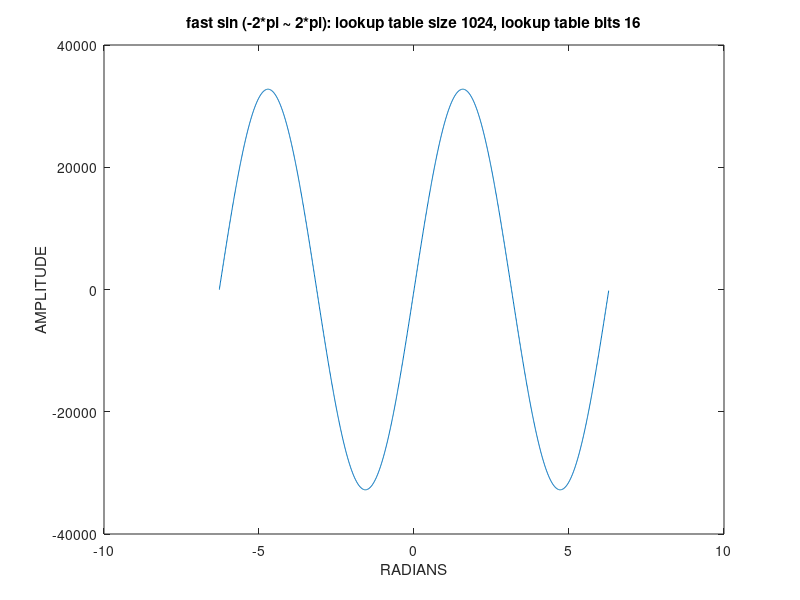
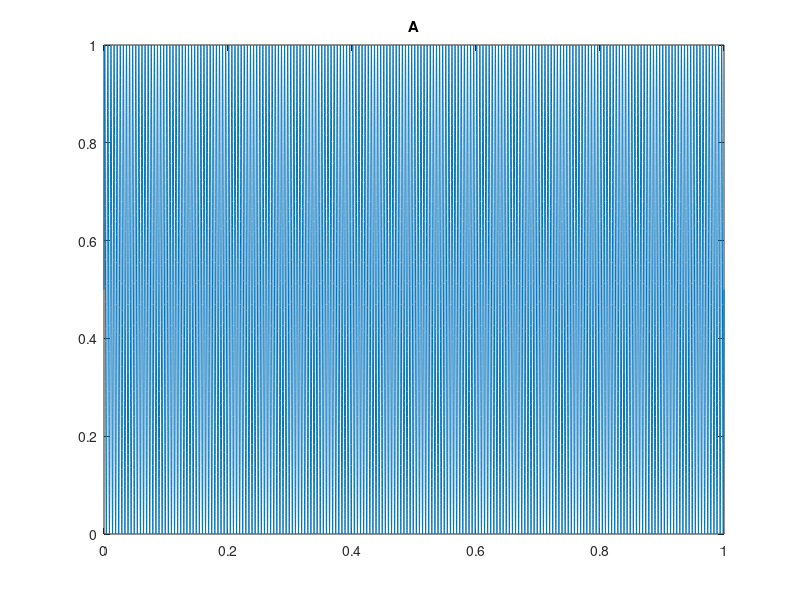
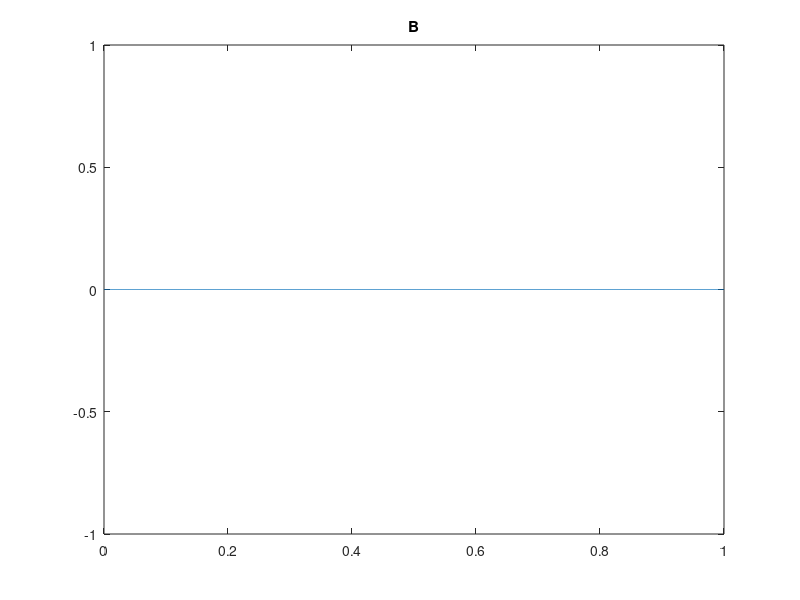
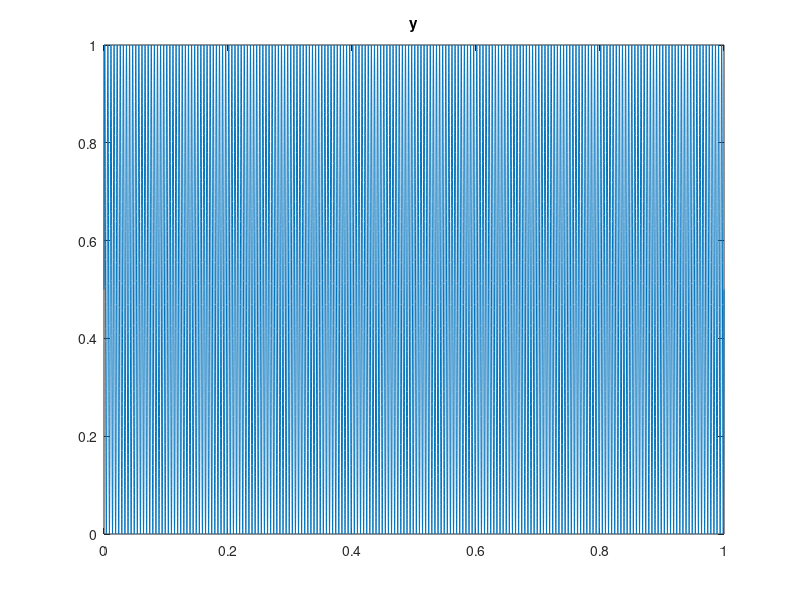

These figures' MATLAB source, in order: (Note: this script raises an error after producing the figures.)
% fid = fopen("demo_audio_s16_pcm_30sec.raw");
% demo_audio_s16_bytes = fread(fid);
% demo_audio_frequncey = 22050;
% fclose(fid);

% disp("Started!");

% demo_audio_normal = [];
% for i = 1:2:rows(demo_audio_s16_bytes)
%     byte1 = demo_audio_s16_bytes(i);
%     byte2 = demo_audio_s16_bytes(i+1);
%     sample = 0;
%     sample = bitor(sample, bitshift(byte2, 8));
%     sample = bitor(sample, byte1);
%     sample = sample / (2^(16)-1);
%     demo_audio_normal(end+1) = sample;
% endfor

% disp("Done!");

% player = audioplayer(demo_audio_normal, demo_audio_frequncey);
% play(player);




% sine lookup table generation
global lookup_table_size;
lookup_table_size = 1024;

lookup_table_bits = 16
lookup_table_max_fixed_point_amplitude = (((2^lookup_table_bits))/2)-1

global lookup_table_range;
lookup_table_range = 2*pi

% Scales an angle 'x' in radians to lookup table index:
% lookup_x = lookup_x / lookup_table_range;   % Scale from 0.0 ~ lookup_table_range to 0.0 ~ 1.0
% lookup_x = lookup_x * lookup_table_size;    % Scale from 0.0 ~ 1.0 to 0.0 ~ lookup_table_size
global lookup_x_scale;
lookup_x_scale = lookup_table_size / lookup_table_range;

% Only use half a period of the wave
lookup_table_step_size = lookup_table_range/lookup_table_size

% Using only half a period of the wave to make the lookup table, will be
# all positive for sine and ready to be placed in fixed-point format
global lookup_table;
lookup_table = sin(0:lookup_table_step_size:lookup_table_range) * lookup_table_max_fixed_point_amplitude;


function retval = fast_sin (x)
    global lookup_table_size;
    global lookup_table;
    global lookup_table_range;
    global lookup_x_scale;

    % Figure out where in the first quadrant the angle
    % lies. For example the 45 degree angle in the second quadrant
    % is 3pi/4, the remainder after division by pi/2 is pi/4.
    lookup_x = mod(x, lookup_table_range);      % Find remainder of full angle after divde by lookup_table_range (our table only holds values for angles from 0 to lookup_table_range)
    lookup_x = fix(lookup_x * lookup_x_scale);  % Scale from angle between 0 to lookup_table_size
    retval = lookup_table(lookup_x+1);          % Remove the +1 in C
endfunction

x = [];
y = [];

for ix = -2*pi:0.001:2*pi
    x(end+1) = ix;
    y(end+1) = fast_sin(ix);
endfor

figure(1);
plot(x, y);
xlabel("RADIANS");
ylabel("AMPLITUDE");
title(sprintf("fast sin (-2*pi ~ 2*pi): lookup table size %d, lookup table bits %d", lookup_table_size, lookup_table_bits));




% Using sine lookup table
% fs = 11025;
fs = 22050;
% fs = 44100;
dt = 1/fs;

x = 0:dt:1;

A = (0.5 + 0.5 * fast_sin(2 * pi * 200 .* x) / lookup_table_max_fixed_point_amplitude);
B = (0.5 + 0.5 * fast_sin(2 * pi * 13000 .* x) / lookup_table_max_fixed_point_amplitude) * 0.0;

y = A + B - (A.*B);


figure(2);
plot(x, A);
title("A");

figure(3);
plot(x, B);
title("B");

figure(4);
plot(x, y);
title("y");


player = audioplayer(y, fs);
play(player);